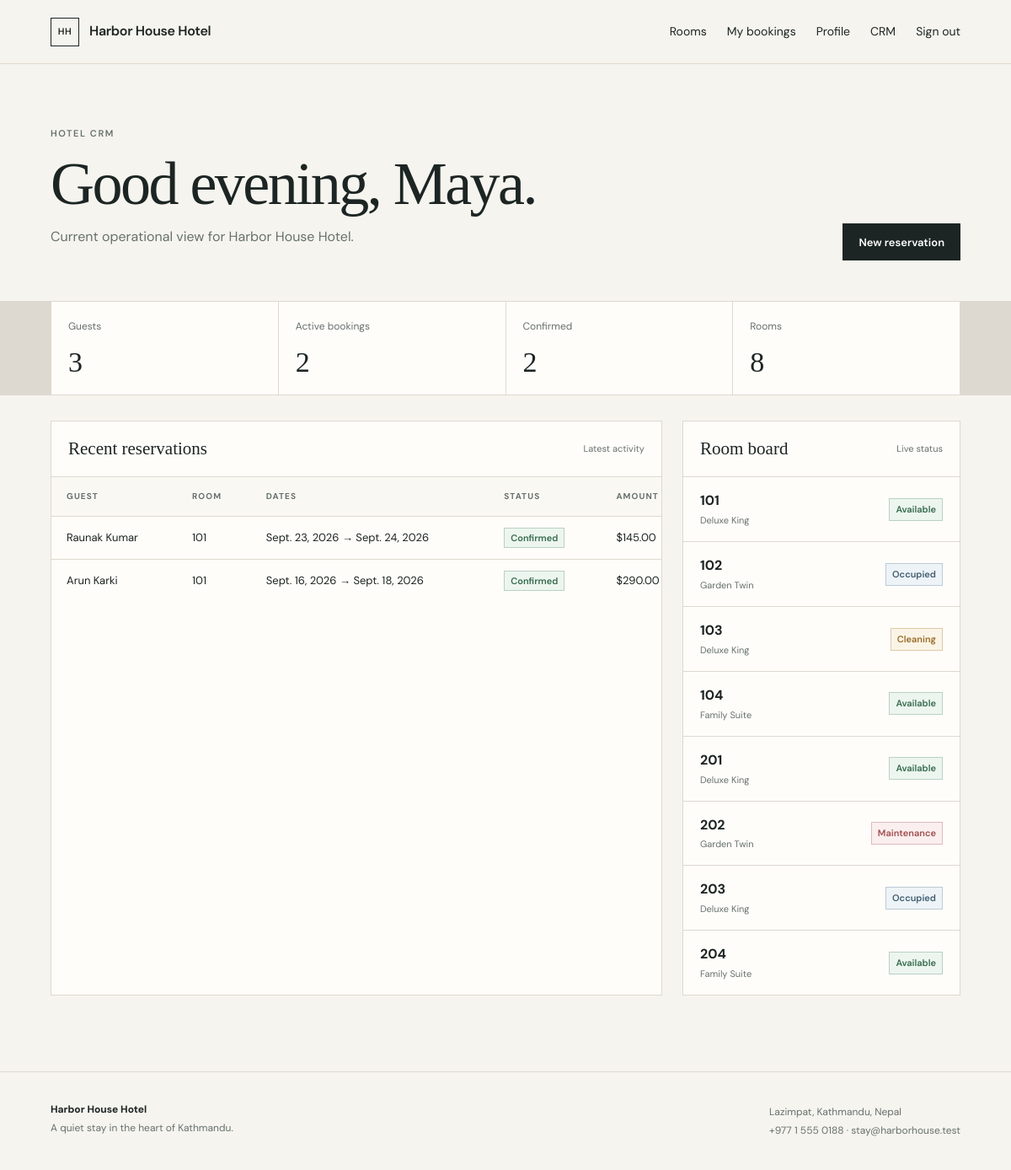
Page /crm/ (signed in) on the committed database.
### hotel/models.py (models this page shows, shortened)
class HotelProfile(models.Model):
    name = models.CharField(max_length=160)
    tagline = models.CharField(max_length=240, blank=True)
    about = models.TextField(blank=True)
    phone = models.CharField(max_length=80, blank=True)
    email = models.EmailField(blank=True)
    address = models.CharField(max_length=240, blank=True)
    check_in_time = models.TimeField(default="14:00")
    check_out_time = models.TimeField(default="11:00")

class Booking(models.Model):
    STATUS_CHOICES = [
        ("pending", "Pending"),
        ("confirmed", "Confirmed"),
        ("checked_in", "Checked in"),
        ("checked_out", "Checked out"),
        ("cancelled", "Cancelled"),
    ]
    guest = models.ForeignKey(GuestProfile, on_delete=models.PROTECT, related_name="bookings")
    room = models.ForeignKey(Room, on_delete=models.PROTECT, related_name="bookings")
    check_in = models.DateField()
    check_out = models.DateField()
    guests = models.PositiveIntegerField(default=1)
    status = models.CharField(max_length=20, choices=STATUS_CHOICES, default="pending")
    special_requests = models.TextField(blank=True)
    created_at = models.DateTimeField(auto_now_add=True)
    @property
    def nights(self):
        return max((self.check_out - self.check_in).days, 0)
    @property
    def total_amount(self):
        return self.nights * self.room.room_type.nightly_rate

class GuestProfile(models.Model):
    user = models.OneToOneField(settings.AUTH_USER_MODEL, on_delete=models.CASCADE)
    phone = models.CharField(max_length=40, blank=True)
    country = models.CharField(max_length=80, blank=True)
    notes = models.TextField(blank=True)
    marketing_opt_in = models.BooleanField(default=False)

class Room(models.Model):
    STATUS_CHOICES = [
        ("available", "Available"),
        ("occupied", "Occupied"),
        ("cleaning", "Cleaning"),
        ("maintenance", "Maintenance"),
    ]
    number = models.CharField(max_length=20, unique=True)
    floor = models.PositiveIntegerField(default=1)
    room_type = models.ForeignKey(RoomType, on_delete=models.PROTECT, related_name="rooms")
    status = models.CharField(max_length=20, choices=STATUS_CHOICES, default="available")

class RoomType(models.Model):
    name = models.CharField(max_length=120)
    description = models.TextField(blank=True)
    capacity = models.PositiveIntegerField(default=2)
    nightly_rate = models.DecimalField(max_digits=10, decimal_places=2)
    amenities = models.JSONField(default=list, blank=True)

### hotel/views.py (the view)
# urls.py: path("crm/", views.crm_dashboard, name="crm_dashboard"),
@user_passes_test(staff_check, login_url="/login/")
def crm_dashboard(request):
    bookings = Booking.objects.select_related("guest__user", "room", "room__room_type").order_by("-created_at")
    context = {
        **hotel_context(),
        "bookings": bookings[:12],
        "rooms": Room.objects.select_related("room_type").order_by("number"),
        "guest_count": GuestProfile.objects.count(),
        "booking_count": Booking.objects.exclude(status="cancelled").count(),
        "confirmed_count": Booking.objects.filter(status="confirmed").count(),
        "revenue": Booking.objects.exclude(status="cancelled").aggregate(total=Sum("room__room_type__nightly_rate"))["total"] or 0,
    }
    return render(request, "crm/dashboard.html", context)

### hotel/views.py (called while the page is built)
def hotel_context():
    return {"hotel": HotelProfile.objects.first()}

def staff_check(user):
    return user.is_staff

### templates/crm/dashboard.html (shortened to what this page needs)
{% extends "base.html" %}
{% block content %}
<section class="crm-header">
  <div><p class="eyebrow">HOTEL CRM</p><h1>Good evening, {{ request.user.first_name|default:request.user.username }}.</h1><p>Current operational view for {{ hotel.name }}.</p></div>
  <a class="button button-dark" href="{% url 'booking_create' %}">New reservation</a>
</section>
<section class="ops-summary">
  <div><span>Guests</span><strong>{{ guest_count }}</strong></div>
  <div><span>Active bookings</span><strong>{{ booking_count }}</strong></div>
  <div><span>Confirmed</span><strong>{{ confirmed_count }}</strong></div>
  <div><span>Rooms</span><strong>{{ rooms|length }}</strong></div>
</section>
<section class="crm-grid">
  <div class="table-panel">
    <div class="panel-heading"><h2>Recent reservations</h2><span>Latest activity</span></div>
    <table>
      <thead><tr><th>Guest</th><th>Room</th><th>Dates</th><th>Status</th><th>Amount</th></tr></thead>
      <tbody>
      {% for booking in bookings %}
      <tr>
        <td>{{ booking.guest.user.get_full_name|default:booking.guest.user.email }}</td>
        <td>{{ booking.room.number }}</td>
        <td>{{ booking.check_in }} → {{ booking.check_out }}</td>
        <td><span class="status status-{{ booking.status }}">{{ booking.get_status_display }}</span></td>
        <td>${{ booking.total_amount }}</td>
      </tr>
      {% empty %}<tr><td colspan="5">No reservations.</td></tr>{% endfor %}
      </tbody>
    </table>
  </div>
  <div class="room-board">
    <div class="panel-heading"><h2>Room board</h2><span>Live status</span></div>
    {% for room in rooms %}
    <div class="room-line">
      <div><strong>{{ room.number }}</strong><span>{{ room.room_type.name }}</span></div>
      <span class="status status-{{ room.status }}">{{ room.get_status_display }}</span>
    </div>
    {% endfor %}
  </div>
</section>
{% endblock %}

### templates/base.html (shortened to what this page needs)
{% load static %}
<!doctype html>
<html lang="en">
<head>
  <link rel="stylesheet" href="{% static 'css/site.css' %}?v=1.2">
</head>
<body>
<header class="site-header">
  <a class="brand" href="{% url 'home' %}">
    <span class="brand-mark">HH</span>
    <span>{{ hotel.name|default:"Hotel" }}</span>
  </a>
  <nav>
    <a href="{% url 'rooms' %}">Rooms</a>
    {% if request.user.is_authenticated %}
      <a href="{% url 'my_bookings' %}">My bookings</a>
      <a href="{% url 'profile' %}">Profile</a>
      {% if request.user.is_staff %}<a href="{% url 'crm_dashboard' %}">CRM</a>{% endif %}
      <a href="{% url 'logout' %}">Sign out</a>
    {% else %}
      <a href="{% url 'login' %}">Sign in</a>
      <a class="nav-cta" href="{% url 'signup' %}">Create account</a>
    {% endif %}
  </nav>
</header>
<main>{% block content %}{% endblock %}</main>
<footer class="site-footer">
  <div>
    <strong>{{ hotel.name|default:"Hotel" }}</strong>
    <p>{{ hotel.tagline }}</p>
  </div>
  <div>
    <p>{{ hotel.address }}</p>
    <p>{{ hotel.phone }} · {{ hotel.email }}</p>
  </div>
</footer>
</body>
</html>

### static/css/site.css (style rules this page uses)
:root { --ink: #1c2523; --muted: #66716d; --paper: #f6f4ef; --panel: #fffdfa; --line: #ddd9d0; --accent: #a65d3f; --soft: #ece8df; --good: #356b4d; --warn: #9a6b27; --danger: #a24d4d; }
* { box-sizing: border-box }
body { margin: 0; background: var(--paper); color: var(--ink); font-family: "DM Sans", sans-serif; line-height: 1.55 }
a { color: inherit }
.site-header { height: 76px; border-bottom: 1px solid var(--line); display: flex; align-items: center; justify-content: space-between; padding: 0 5vw; background: rgba(246, 244, 239, .96); position: sticky; top: 0; z-index: 5 }
.brand { display: flex; gap: 12px; align-items: center; text-decoration: none; font-weight: 600; letter-spacing: -.02em }
.brand-mark { width: 34px; height: 34px; border: 1px solid var(--ink); display: grid; place-items: center; font-size: 11px; letter-spacing: .05em }
nav { display: flex; align-items: center; gap: 24px; font-size: 14px }
nav a { text-decoration: none }
main { min-height: calc(100vh - 180px) }
.eyebrow { font-size: 11px; letter-spacing: .14em; font-weight: 600; color: var(--muted); margin: 0 0 14px }
h1, h2, h3, p { margin-top: 0 }
.hero h1, .page-heading h1, .crm-header h1, .auth-intro h1 { font-family: "Playfair Display", serif; font-weight: 500; line-height: 1.05; letter-spacing: -.035em }
.button { display: inline-flex; justify-content: center; align-items: center; min-height: 44px; padding: 0 18px; text-decoration: none; border: 1px solid var(--ink); font: 600 13px "DM Sans", sans-serif; cursor: pointer }
.button-dark { background: var(--ink); color: #fff }
.hero-panel, .form-panel, .table-panel, .room-board, .profile-card { background: var(--panel); border: 1px solid var(--line) }
.page-heading, .crm-header { max-width: 1240px; margin: 0 auto; padding: 74px 5vw 48px }
.page-heading h1, .crm-header h1 { font-size: clamp(44px, 6vw, 72px); margin-bottom: 12px }
.page-heading p:not(.eyebrow), .crm-header p:not(.eyebrow) { color: var(--muted); max-width: 650px }
.table-panel { max-width: 1240px; margin: 0 auto 90px; overflow: auto }
table { width: 100%; border-collapse: collapse; min-width: 760px }
th, td { text-align: left; padding: 15px 18px; border-bottom: 1px solid var(--line); font-size: 13px }
th { font-size: 10px; text-transform: uppercase; letter-spacing: .11em; color: var(--muted); background: #faf8f3 }
tbody tr:last-child td { border-bottom: 0 }
.status { font-size: 11px; font-weight: 600; padding: 4px 7px; border: 1px solid var(--line); white-space: nowrap }
.status-confirmed, .status-available { color: var(--good); border-color: #b9d1c2; background: #edf5ef }
.status-pending, .status-cleaning { color: var(--warn); border-color: #dec9a6; background: #faf4e7 }
.status-cancelled, .status-maintenance { color: var(--danger); border-color: #dfbaba; background: #faeeee }
.status-occupied, .status-checked_in { color: #405d71; border-color: #bccbd6; background: #edf3f7 }
.crm-header { display: flex; justify-content: space-between; align-items: end }
.ops-summary { max-width: 1240px; margin: 0 auto 30px; padding: 0 5vw; display: grid; grid-template-columns: repeat(4, 1fr); gap: 1px; background: var(--line); border: 1px solid var(--line) }
.ops-summary div { background: var(--panel); padding: 20px }
.ops-summary span { display: block; color: var(--muted); font-size: 12px }
.ops-summary strong { display: block; font: 500 34px/1.1 "Playfair Display", serif; margin-top: 14px }
.crm-grid { max-width: 1240px; margin: 0 auto; padding: 0 5vw 90px; display: grid; grid-template-columns: 1.65fr .75fr; gap: 24px }
.crm-grid .table-panel, .crm-grid .room-board { margin: 0; max-width: none }
.panel-heading { display: flex; justify-content: space-between; align-items: center; padding: 20px; border-bottom: 1px solid var(--line) }
.panel-heading h2 { font: 500 21px "Playfair Display", serif; margin: 0 }
.panel-heading span { font-size: 11px; color: var(--muted) }
.room-line { display: flex; justify-content: space-between; align-items: center; padding: 16px 20px; border-bottom: 1px solid var(--line) }
.room-line:last-child { border-bottom: 0 }
.room-line div { display: flex; flex-direction: column }
.room-line div span { font-size: 11px; color: var(--muted); margin-top: 2px }
.site-footer { border-top: 1px solid var(--line); padding: 35px 5vw; display: flex; justify-content: space-between; color: var(--muted); font-size: 12px }
.site-footer strong { color: var(--ink) }
.site-footer p { margin: 3px 0 }

### rows in the picture
HotelProfile: name "Harbor House Hotel", tagline "A quiet stay in the heart of Kathmandu.", address "Lazimpat, Kathmandu, Nepal", phone "+977 1 555 0188", email "stay@harborhouse.test"
Booking: guest.user.get_full_name "Raunak Kumar", room.number "101", check_in "Sept. 23, 2026", check_out "Sept. 24, 2026", status "Confirmed", total_amount "145.00"
Booking: guest.user.get_full_name "Arun Karki", room.number "101", check_in "Sept. 16, 2026", check_out "Sept. 18, 2026", status "Confirmed", total_amount "290.00"
Room: number "101", room_type.name "Deluxe King", status "Available"
Room: number "102", room_type.name "Garden Twin", status "Occupied"
Room: number "103", room_type.name "Deluxe King", status "Cleaning"
Room: number "104", room_type.name "Family Suite", status "Available"
Room: number "201", room_type.name "Deluxe King", status "Available"
Room: number "202", room_type.name "Garden Twin", status "Maintenance"
Room: number "203", room_type.name "Deluxe King", status "Occupied"
Room: number "204", room_type.name "Family Suite", status "Available"

### other values in the picture
{{ request.user.first_name|default:request.user.username }} "Maya"
{{ guest_count }} "3"
{{ booking_count }} "2"
{{ confirmed_count }} "2"
{{ rooms|length }} "8"
